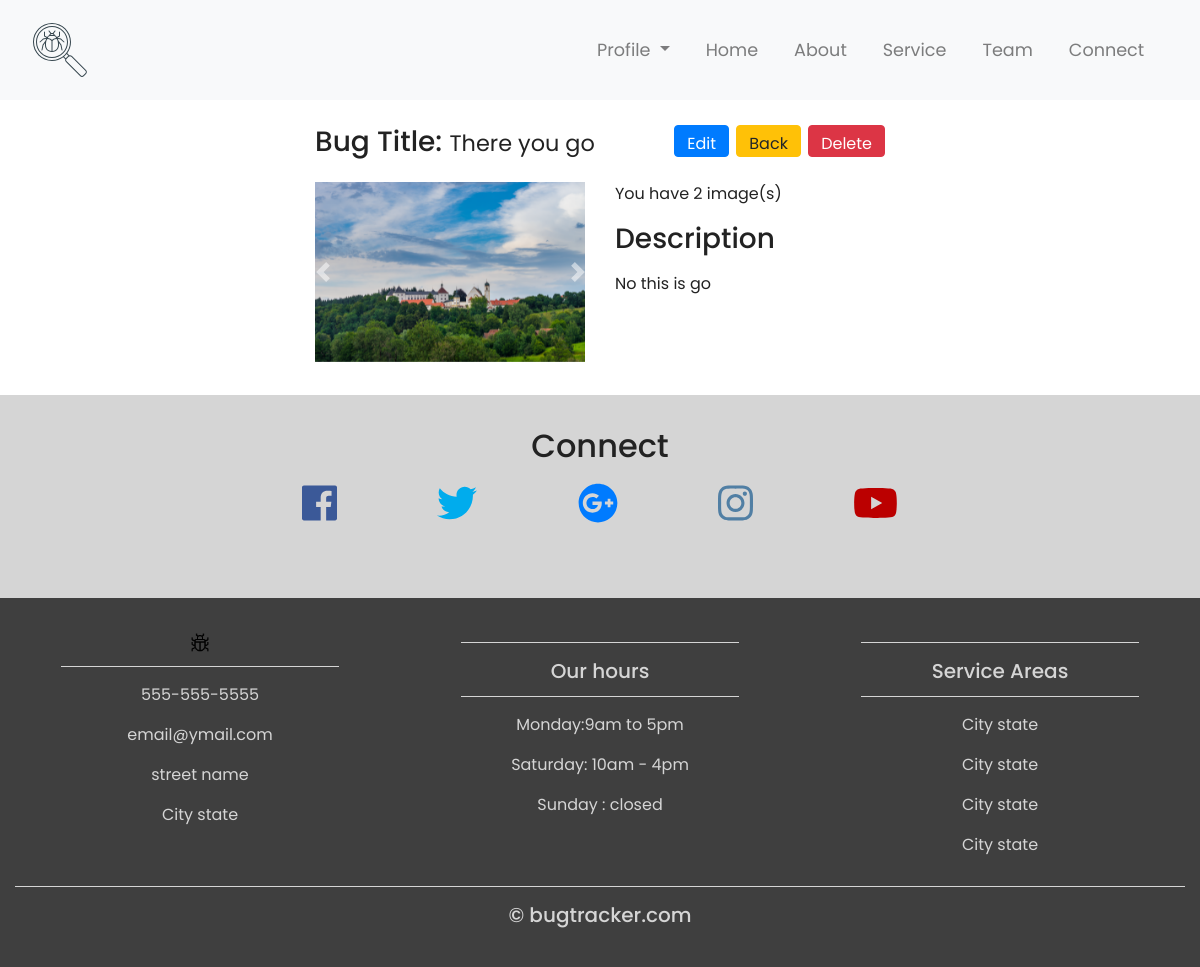
The app's page /bug/35/detail (signed in) with its own data.
### bug/models.py (models this page shows, shortened)
class Bug(models.Model):
    bug_title = models.CharField(max_length=200)
    bug_description = models.TextField(max_length=1000)
    bug_status = models.CharField(max_length=50, default="new")
    pub_date = models.DateTimeField('date published', auto_now_add=True)
    reported_by = models.ForeignKey(get_user_model(),related_name="bugs", on_delete=models.CASCADE,null=True)

class Image(models.Model):
        bug= models.ForeignKey(Bug, default=None, related_name="has_image", on_delete = models.CASCADE)
        image = models.ImageField(upload_to=get_image_filename,
                              verbose_name='Image')

### bug/views.py (the view)
# urls.py: path('<int:pk>/detail', views.DetailBug.as_view(), name='bug-detail'),
class DetailBug(LoginRequiredMixin,generic.DetailView):
    model = Bug
    template_name = 'bug/bug_details.html'

### bug/templates/bug/bug_details.html (shortened to what this page needs)
{% extends "base.html" %}
{% load static %}
{% block content %}
<div class="col-sm-3">
</div>
<div class="container-fluid col-sm-6 padding">
  <h3 class="my-4">Bug Title:
    <small>{{ bug.bug_title}}</small>
    <div class="float-right">
          <a href="{% url 'bug:bug-update' pk=bug.id %}" class="btn btn-primary ">Edit</a>
          <a href="{% url 'bug:index'%}" class="btn btn-warning">Back</a>
          <a href="{% url 'bug:bug-delete' pk=bug.id %}" class="btn btn-danger">Delete</a>
  </h3>
  <div class="row">
    <div id="carouselExampleControls" class="carousel slide col-md-6" data-ride="carousel">
      <div class="carousel-inner">
        {% for image in bug.has_image.all %}
        {% if forloop.first %}
        <div class="carousel-item active">
        {% else %}
        <div class="carousel-item">
        {% endif %}
          <img class="d-block w-100" src={{image.image.url}} alt="First slide">
        </div>
        {% endfor %}
      </div>
      <a class="carousel-control-prev" href="#carouselExampleControls" role="button" data-slide="prev">
        <span class="carousel-control-prev-icon" aria-hidden="true"></span>
      </a>
      <a class="carousel-control-next" href="#carouselExampleControls" role="button" data-slide="next">
        <span class="carousel-control-next-icon" aria-hidden="true"></span>
      </a>
    </div>
    <div class="col-md-6">
      <div>
        <p>You have {{bug.has_image.count}} image(s)</p>
        <h3 class="my-3">Description </h3>
        <p>{{bug.bug_description}}</p>
      </div>
      </div>
    </div>
  </div>
<div class="col-sm-3">
</div>
{% endblock content%}

### static/styles/main.css (style rules this page uses)
html,body { height: 100%; width:100%; font-family: 'Poppins', sans-serif; color: #222 }
.btn { margin-bottom:1rem; padding-bottom: 0rem; }
.padding { padding-bottom: 2rem; }

### records on screen
Bug: bug_title "There you go", has_image.count "2", bug_description "No this is go"
Image: image (picture)
